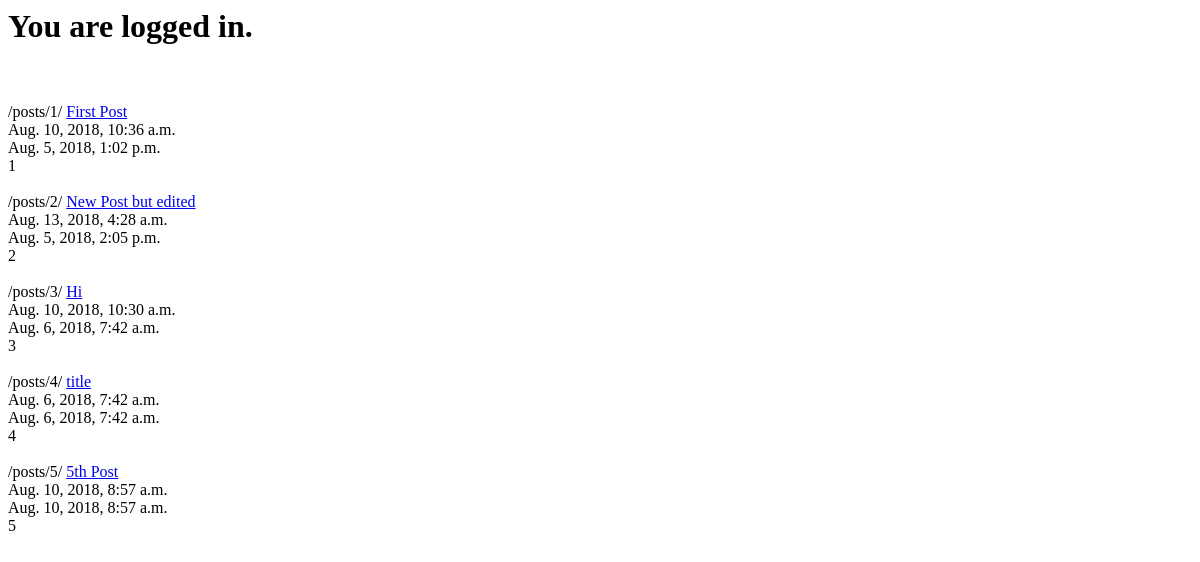
Page /posts/ (signed in) on the earlier database version.
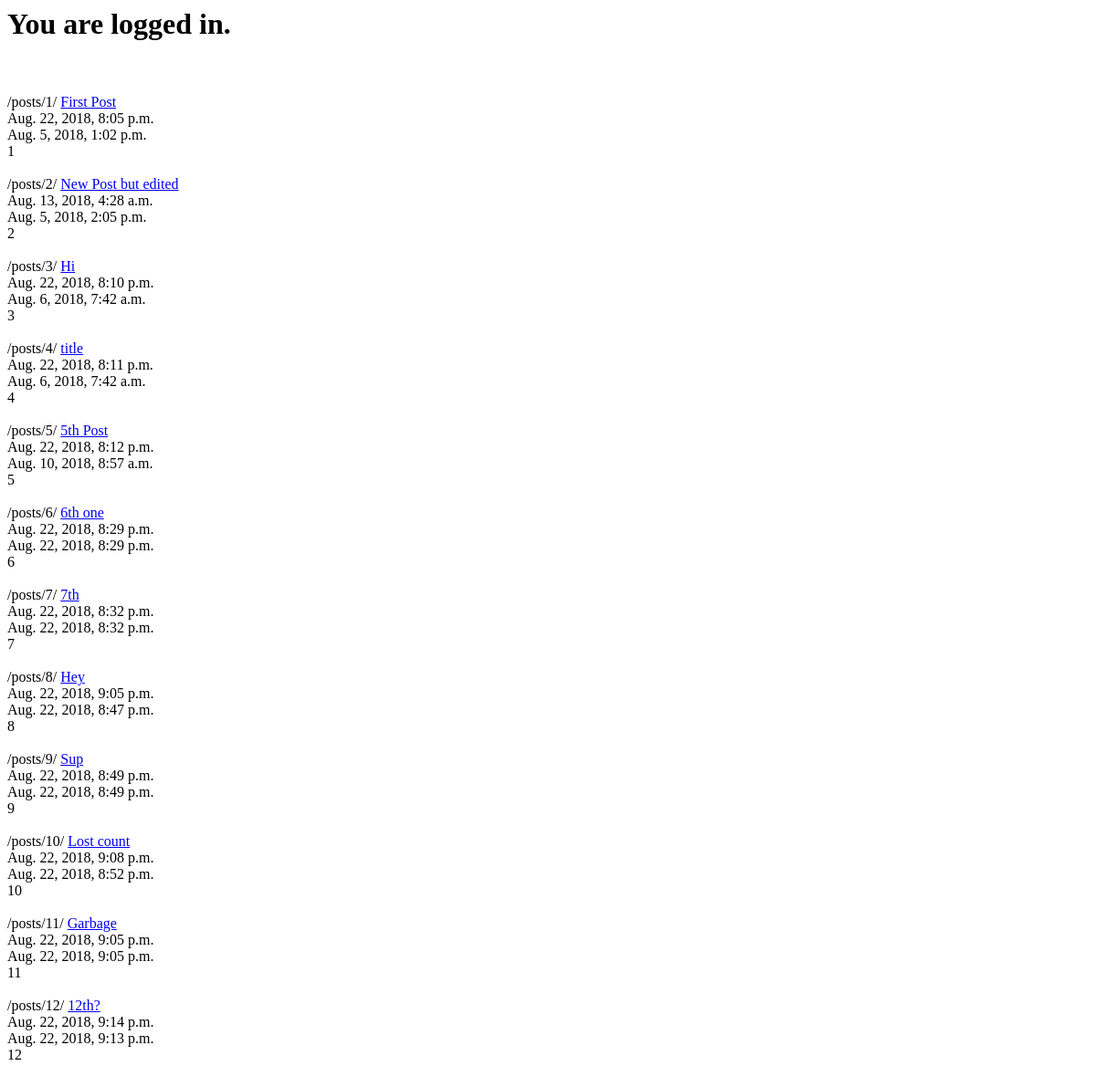
Same page on the later database version.
### posts/models.py (models this page shows, shortened)
class Post(models.Model):
    title = models.CharField(max_length=120)
    content =  models.TextField()
    updated = models.DateTimeField(auto_now=True, auto_now_add=False)
    timestamp = models.DateTimeField(auto_now=False, auto_now_add=True)
    def get_absolute_url(self):
        return reverse('posts:detail', kwargs={"id":self.id})

### posts/views.py (the view)
def post_list(request):
    queryset = Post.objects.all()
    if request.user.is_authenticated:
        context = { "queryset" : queryset,
                    "title": "You are "}
    else:
        context = {"title": "You are not"}
    return render(request, "post_list.html", context)

### templates/post_list.html
{% extends "base.html" %}
{% block content %}
<div class='container'>
    <h1>
        {{ title }} logged in.<br><br>
    </h1>
    {% for obj in queryset %}
        {% url "posts:detail" id=obj.id  %}
        <a href="{{ obj.get_absolute_url }}">{{ obj.title }}</a><br>
        {{ obj.updated }}<br>
        {{ obj.timestamp }}<br>
        {{ obj.id }}<br><br>
    {% endfor %}
</div>
{% endblock content %}

### templates/base.html (shortened to what this page needs)
<html>
<head>
</head>
<body>
{% block content %}
{% endblock content %}
</body>
</html>

Differences in the rows shown:
changed Post "/posts/1/": updated "Aug. 10, 2018, 10:36 a.m." → "Aug. 22, 2018, 8:05 p.m."
changed Post "/posts/3/": updated "Aug. 10, 2018, 10:30 a.m." → "Aug. 22, 2018, 8:10 p.m."
changed Post "/posts/4/": updated "Aug. 6, 2018, 7:42 a.m." → "Aug. 22, 2018, 8:11 p.m."
changed Post "/posts/5/": updated "Aug. 10, 2018, 8:57 a.m." → "Aug. 22, 2018, 8:12 p.m."
added Post: id "/posts/6/", title "6th one", updated "Aug. 22, 2018, 8:29 p.m.", timestamp "Aug. 22, 2018, 8:29 p.m.", id "6"
added Post: id "/posts/7/", title "7th", updated "Aug. 22, 2018, 8:32 p.m.", timestamp "Aug. 22, 2018, 8:32 p.m.", id "7"
added Post: id "/posts/8/", title "Hey", updated "Aug. 22, 2018, 9:05 p.m.", timestamp "Aug. 22, 2018, 8:47 p.m.", id "8"
added Post: id "/posts/9/", title "Sup", updated "Aug. 22, 2018, 8:49 p.m.", timestamp "Aug. 22, 2018, 8:49 p.m.", id "9"
added Post: id "/posts/10/", title "Lost count", updated "Aug. 22, 2018, 9:08 p.m.", timestamp "Aug. 22, 2018, 8:52 p.m.", id "10"
added Post: id "/posts/11/", title "Garbage", updated "Aug. 22, 2018, 9:05 p.m.", timestamp "Aug. 22, 2018, 9:05 p.m.", id "11"
added Post: id "/posts/12/", title "12th?", updated "Aug. 22, 2018, 9:14 p.m.", timestamp "Aug. 22, 2018, 9:13 p.m.", id "12"
